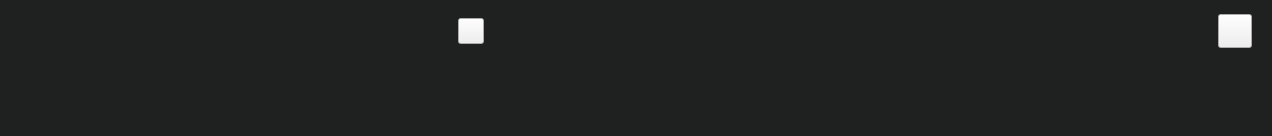
<?xml version="1.0" encoding="UTF-8"?>
<ui version="4.0">
 <class>ReplayCtrWgt</class>
 <widget class="QWidget" name="ReplayCtrWgt">
  <property name="geometry">
   <rect>
    <x>0</x>
    <y>0</y>
    <width>1272</width>
    <height>136</height>
   </rect>
  </property>
  <property name="sizePolicy">
   <sizepolicy hsizetype="Expanding" vsizetype="Expanding">
    <horstretch>0</horstretch>
    <verstretch>0</verstretch>
   </sizepolicy>
  </property>
  <property name="windowTitle">
   <string>ReplayCtrWgt</string>
  </property>
  <layout class="QGridLayout" name="gridLayout">
   <property name="leftMargin">
    <number>0</number>
   </property>
   <property name="topMargin">
    <number>0</number>
   </property>
   <property name="rightMargin">
    <number>0</number>
   </property>
   <property name="bottomMargin">
    <number>0</number>
   </property>
   <property name="spacing">
    <number>0</number>
   </property>
   <item row="0" column="0">
    <widget class="QWidget" name="widget" native="true">
     <property name="sizePolicy">
      <sizepolicy hsizetype="Expanding" vsizetype="Expanding">
       <horstretch>0</horstretch>
       <verstretch>0</verstretch>
      </sizepolicy>
     </property>
     <property name="styleSheet">
      <string notr="true">#widget{
background-color:#1f2020;
box-shadow:0 10px 20px 3px rgba(0,0,0,0.50);
}</string>
     </property>
     <layout class="QHBoxLayout" name="horizontalLayout_2" stretch="3">
      <property name="spacing">
       <number>0</number>
      </property>
      <property name="leftMargin">
       <number>0</number>
      </property>
      <property name="topMargin">
       <number>0</number>
      </property>
      <property name="rightMargin">
       <number>0</number>
      </property>
      <property name="bottomMargin">
       <number>0</number>
      </property>
      <item>
       <widget class="QWidget" name="rightWidget" native="true">
        <property name="sizePolicy">
         <sizepolicy hsizetype="Expanding" vsizetype="Expanding">
          <horstretch>0</horstretch>
          <verstretch>0</verstretch>
         </sizepolicy>
        </property>
        <property name="styleSheet">
         <string notr="true"/>
        </property>
        <layout class="QGridLayout" name="gridLayout_2">
         <property name="leftMargin">
          <number>0</number>
         </property>
         <property name="topMargin">
          <number>0</number>
         </property>
         <property name="rightMargin">
          <number>0</number>
         </property>
         <property name="bottomMargin">
          <number>0</number>
         </property>
         <property name="spacing">
          <number>0</number>
         </property>
         <item row="0" column="0">
          <widget class="QWidget" name="widget_" native="true">
           <property name="sizePolicy">
            <sizepolicy hsizetype="Expanding" vsizetype="Fixed">
             <horstretch>0</horstretch>
             <verstretch>0</verstretch>
            </sizepolicy>
           </property>
           <property name="minimumSize">
            <size>
             <width>0</width>
             <height>62</height>
            </size>
           </property>
           <property name="maximumSize">
            <size>
             <width>16777215</width>
             <height>62</height>
            </size>
           </property>
           <property name="styleSheet">
            <string notr="true">#widget_3{
border-top:1px solid #121212;
border-bottom:1px solid #121212;
}</string>
           </property>
           <layout class="QHBoxLayout" name="horizontalLayout_7">
            <property name="spacing">
             <number>35</number>
            </property>
            <property name="leftMargin">
             <number>15</number>
            </property>
            <property name="rightMargin">
             <number>20</number>
            </property>
            <item>
             <widget class="setDateWidget" name="dateWidget_" native="true">
              <property name="minimumSize">
               <size>
                <width>120</width>
                <height>32</height>
               </size>
              </property>
              <property name="maximumSize">
               <size>
                <width>16777215</width>
                <height>32</height>
               </size>
              </property>
              <property name="styleSheet">
               <string notr="true">#dateWidget{
background-color:#1f2020;
border:none;
}
</string>
              </property>
             </widget>
            </item>
            <item>
             <widget class="setTimeWidget" name="timeWidget_" native="true">
              <property name="minimumSize">
               <size>
                <width>100</width>
                <height>32</height>
               </size>
              </property>
              <property name="maximumSize">
               <size>
                <width>100</width>
                <height>32</height>
               </size>
              </property>
             </widget>
            </item>
            <item>
             <widget class="speedControlWidget" name="speedWidget_" native="true">
              <property name="minimumSize">
               <size>
                <width>118</width>
                <height>32</height>
               </size>
              </property>
              <property name="maximumSize">
               <size>
                <width>118</width>
                <height>32</height>
               </size>
              </property>
              <property name="toolTip">
               <string>快放/慢放</string>
              </property>
             </widget>
            </item>
            <item>
             <widget class="QPushButton" name="pauseBtn_">
              <property name="minimumSize">
               <size>
                <width>26</width>
                <height>26</height>
               </size>
              </property>
              <property name="maximumSize">
               <size>
                <width>26</width>
                <height>26</height>
               </size>
              </property>
              <property name="toolTip">
               <string>播放/暂停</string>
              </property>
              <property name="styleSheet">
               <string notr="true">#pauseBtn_{
border-image:url(:/image/image/play.png);
}
#pauseBtn_:hover{
border-image:url(:/image/image/playb.png);
}
#pauseBtn_:pressed{
margin:1px;
}</string>
              </property>
              <property name="text">
               <string/>
              </property>
             </widget>
            </item>
            <item>
             <spacer name="horizontalSpacer_2">
              <property name="orientation">
               <enum>Qt::Horizontal</enum>
              </property>
              <property name="sizeType">
               <enum>QSizePolicy::Expanding</enum>
              </property>
              <property name="sizeHint" stdset="0">
               <size>
                <width>40</width>
                <height>20</height>
               </size>
              </property>
             </spacer>
            </item>
            <item>
             <widget class="QPushButton" name="fullscreemBtn_">
              <property name="minimumSize">
               <size>
                <width>34</width>
                <height>34</height>
               </size>
              </property>
              <property name="maximumSize">
               <size>
                <width>34</width>
                <height>34</height>
               </size>
              </property>
              <property name="toolTip">
               <string>全屏</string>
              </property>
              <property name="styleSheet">
               <string notr="true">#fullscreemBtn{
border-image:url(:/image/image/biger.png);
}
#fullscreemBtn:pressed{
margin:1px;
}
#fullscreemBtn:hover{
border-image:url(:/image/image/bigerb.png);
}</string>
              </property>
              <property name="text">
               <string/>
              </property>
             </widget>
            </item>
           </layout>
          </widget>
         </item>
         <item row="1" column="0">
          <widget class="myTimer" name="prograssBarWgt" native="true">
           <property name="sizePolicy">
            <sizepolicy hsizetype="Expanding" vsizetype="Fixed">
             <horstretch>0</horstretch>
             <verstretch>0</verstretch>
            </sizepolicy>
           </property>
           <property name="minimumSize">
            <size>
             <width>0</width>
             <height>74</height>
            </size>
           </property>
           <property name="maximumSize">
            <size>
             <width>16777215</width>
             <height>74</height>
            </size>
           </property>
           <property name="styleSheet">
            <string notr="true"/>
           </property>
          </widget>
         </item>
        </layout>
       </widget>
      </item>
     </layout>
    </widget>
   </item>
  </layout>
 </widget>
 <layoutdefault spacing="6" margin="11"/>
 <customwidgets>
  <customwidget>
   <class>setDateWidget</class>
   <extends>QWidget</extends>
   <header>setdatewidget.h</header>
   <container>1</container>
  </customwidget>
  <customwidget>
   <class>speedControlWidget</class>
   <extends>QWidget</extends>
   <header>speedcontrolwidget.h</header>
   <container>1</container>
  </customwidget>
  <customwidget>
   <class>myTimer</class>
   <extends>QWidget</extends>
   <header>myTimer.h</header>
   <container>1</container>
  </customwidget>
  <customwidget>
   <class>setTimeWidget</class>
   <extends>QWidget</extends>
   <header>setTimeWidget.h</header>
   <container>1</container>
  </customwidget>
 </customwidgets>
 <resources/>
 <connections/>
</ui>
